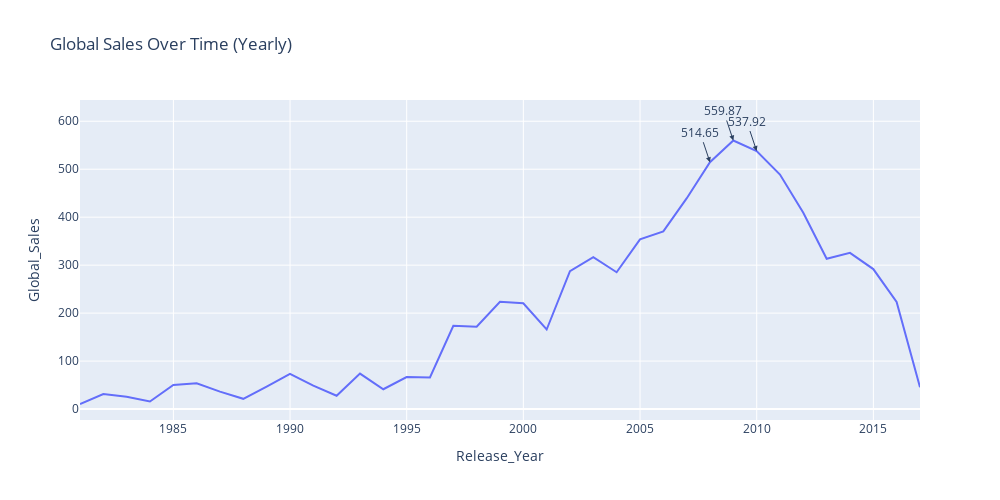

Notebook code cell kept with this figure:
### Code cell
# Cell: Sales over time (aggregate) with annotations for peaks
def aggregate_timeseries(df, date_col='Release_Year', sales_col='Global_Sales', freq='YE'):
    ts = df.dropna(subset=[date_col]).copy()
    ts = ts.set_index(date_col).resample(freq)[sales_col].sum().rename(sales_col).to_frame().reset_index()
    return ts

if not df['Release_Year'].isna().all():
    ts = aggregate_timeseries(df, freq='YE')
    fig = px.line(ts, x='Release_Year', y='Global_Sales', title='Global Sales Over Time (Yearly)')
    # annotate top peaks
    peaks = ts.sort_values('Global_Sales', ascending=False).head(3)
    for _, r in peaks.iterrows():
        fig.add_annotation(x=r['Release_Year'], y=r['Global_Sales'],
                           text=f"{r['Global_Sales']:.2f}", showarrow=True, arrowhead=2)
    fig.update_layout(width=1000, height=500)
    fig.show()
else:
    display(Markdown("No valid release_date found — cannot produce time series."))

### Figure 1 — Plotly figure (JSON) as saved in the notebook; plotly's stock layout.template omitted (floating-point values rounded to 4 significant figures)
{"data": [{"hovertemplate": "Release_Year=%{x}<br>Global_Sales=%{y}<extra></extra>", "legendgroup": "", "line": {"color": "#636efa", "dash": "solid"}, "marker": {"symbol": "circle"}, "mode": "lines", "name": "", "orientation": "v", "showlegend": false, "type": "scatter", "x": ["1980-12-31T00:00:00", "1981-12-31T00:00:00", "1982-12-31T00:00:00", "1983-12-31T00:00:00", "1984-12-31T00:00:00", "1985-12-31T00:00:00", "1986-12-31T00:00:00", "1987-12-31T00:00:00", "1988-12-31T00:00:00", "1989-12-31T00:00:00", "1990-12-31T00:00:00", "1991-12-31T00:00:00", "1992-12-31T00:00:00", "1993-12-31T00:00:00", "1994-12-31T00:00:00", "1995-12-31T00:00:00", "1996-12-31T00:00:00", "1997-12-31T00:00:00", "1998-12-31T00:00:00", "1999-12-31T00:00:00", "2000-12-31T00:00:00", "2001-12-31T00:00:00", "2002-12-31T00:00:00", "2003-12-31T00:00:00", "2004-12-31T00:00:00", "2005-12-31T00:00:00", "2006-12-31T00:00:00", "2007-12-31T00:00:00", "2008-12-31T00:00:00", "2009-12-31T00:00:00", "2010-12-31T00:00:00", "2011-12-31T00:00:00", "2012-12-31T00:00:00", "2013-12-31T00:00:00", "2014-12-31T00:00:00", "2015-12-31T00:00:00", "2016-12-31T00:00:00"], "xaxis": "x", "y": [10.53, 31.33, 25.69, 15.66, 50.09, 53.89, 36.41, 21.33, 46.95, 73.24, 48.76, 27.73, 73.82, 41.29, 66.69, 65.94, 173.5, 171.8, 223.8, 220.4, 165.8, 287.6, 316.7, 285.2, 353.8, 370.4, 439.1, 514.6, 559.9, 537.9, 488.9, 409.3, 313.3, 325.6, 291.9, 223.2, 45.46], "yaxis": "y"}], "layout": {"annotations": [{"arrowhead": 2, "showarrow": true, "text": "559.87", "x": "2008-12-31T00:00:00", "y": 559.9}, {"arrowhead": 2, "showarrow": true, "text": "537.92", "x": "2009-12-31T00:00:00", "y": 537.9}, {"arrowhead": 2, "showarrow": true, "text": "514.65", "x": "2007-12-31T00:00:00", "y": 514.6}], "height": 500, "legend": {"tracegroupgap": 0}, "title": {"text": "Global Sales Over Time (Yearly)"}, "width": 1000, "xaxis": {"anchor": "y", "domain": [0, 1], "title": {"text": "Release_Year"}}, "yaxis": {"anchor": "x", "domain": [0, 1], "title": {"text": "Global_Sales"}}}}
